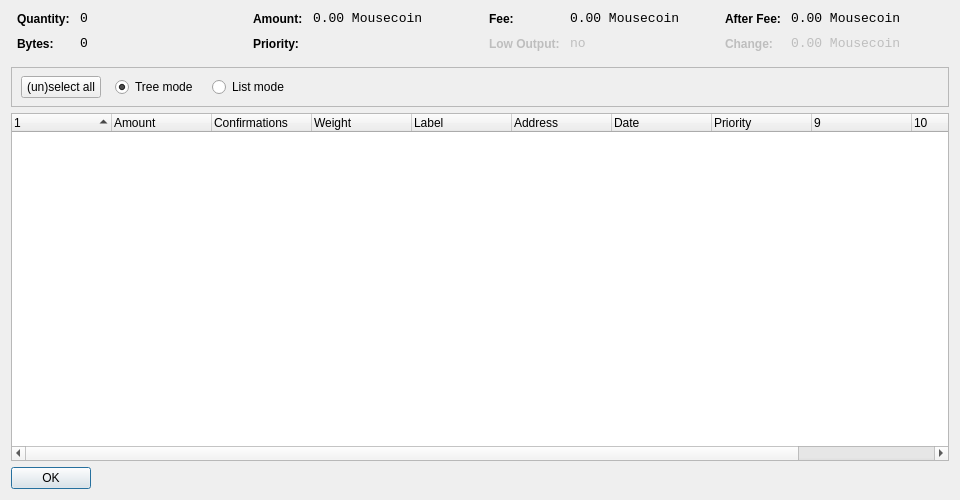
<?xml version="1.0" encoding="UTF-8"?>
<ui version="4.0">
 <class>CoinControlDialog</class>
 <widget class="QDialog" name="CoinControlDialog">
  <property name="geometry">
   <rect>
    <x>0</x>
    <y>0</y>
    <width>960</width>
    <height>500</height>
   </rect>
  </property>
  <property name="windowTitle">
   <string>Coin Control</string>
  </property>
  <layout class="QVBoxLayout" name="verticalLayout">
   <item>
    <layout class="QHBoxLayout" name="horizontalLayoutTop" stretch="0,0,0,0">
     <property name="topMargin">
      <number>0</number>
     </property>
     <property name="bottomMargin">
      <number>10</number>
     </property>
     <item>
      <layout class="QFormLayout" name="formLayoutCoinControl1">
       <property name="horizontalSpacing">
        <number>10</number>
       </property>
       <property name="verticalSpacing">
        <number>10</number>
       </property>
       <property name="leftMargin">
        <number>6</number>
       </property>
       <property name="rightMargin">
        <number>6</number>
       </property>
       <item row="0" column="0">
        <widget class="QLabel" name="labelCoinControlQuantityText">
         <property name="styleSheet">
          <string notr="true">font-weight:bold;</string>
         </property>
         <property name="text">
          <string>Quantity:</string>
         </property>
        </widget>
       </item>
       <item row="0" column="1">
        <widget class="QLabel" name="labelCoinControlQuantity">
         <property name="font">
          <font>
           <family>Monospace</family>
           <pointsize>10</pointsize>
          </font>
         </property>
         <property name="cursor">
          <cursorShape>IBeamCursor</cursorShape>
         </property>
         <property name="contextMenuPolicy">
          <enum>Qt::ActionsContextMenu</enum>
         </property>
         <property name="text">
          <string notr="true">0</string>
         </property>
         <property name="textInteractionFlags">
          <set>Qt::LinksAccessibleByMouse|Qt::TextSelectableByKeyboard|Qt::TextSelectableByMouse</set>
         </property>
        </widget>
       </item>
       <item row="1" column="0">
        <widget class="QLabel" name="labelCoinControlBytesText">
         <property name="styleSheet">
          <string notr="true">font-weight:bold;</string>
         </property>
         <property name="text">
          <string>Bytes:</string>
         </property>
        </widget>
       </item>
       <item row="1" column="1">
        <widget class="QLabel" name="labelCoinControlBytes">
         <property name="font">
          <font>
           <family>Monospace</family>
           <pointsize>10</pointsize>
          </font>
         </property>
         <property name="cursor">
          <cursorShape>IBeamCursor</cursorShape>
         </property>
         <property name="contextMenuPolicy">
          <enum>Qt::ActionsContextMenu</enum>
         </property>
         <property name="text">
          <string notr="true">0</string>
         </property>
         <property name="textInteractionFlags">
          <set>Qt::LinksAccessibleByMouse|Qt::TextSelectableByKeyboard|Qt::TextSelectableByMouse</set>
         </property>
        </widget>
       </item>
      </layout>
     </item>
     <item>
      <layout class="QFormLayout" name="formLayoutCoinControl2">
       <property name="horizontalSpacing">
        <number>10</number>
       </property>
       <property name="verticalSpacing">
        <number>10</number>
       </property>
       <property name="leftMargin">
        <number>6</number>
       </property>
       <property name="rightMargin">
        <number>6</number>
       </property>
       <item row="0" column="0">
        <widget class="QLabel" name="labelCoinControlAmountText">
         <property name="styleSheet">
          <string notr="true">font-weight:bold;</string>
         </property>
         <property name="text">
          <string>Amount:</string>
         </property>
        </widget>
       </item>
       <item row="0" column="1">
        <widget class="QLabel" name="labelCoinControlAmount">
         <property name="font">
          <font>
           <family>Monospace</family>
           <pointsize>10</pointsize>
          </font>
         </property>
         <property name="cursor">
          <cursorShape>IBeamCursor</cursorShape>
         </property>
         <property name="contextMenuPolicy">
          <enum>Qt::ActionsContextMenu</enum>
         </property>
         <property name="text">
          <string notr="true">0.00 Mousecoin</string>
         </property>
         <property name="textInteractionFlags">
          <set>Qt::LinksAccessibleByMouse|Qt::TextSelectableByKeyboard|Qt::TextSelectableByMouse</set>
         </property>
        </widget>
       </item>
       <item row="1" column="0">
        <widget class="QLabel" name="labelCoinControlPriorityText">
         <property name="styleSheet">
          <string notr="true">font-weight:bold;</string>
         </property>
         <property name="text">
          <string>Priority:</string>
         </property>
        </widget>
       </item>
       <item row="1" column="1">
        <widget class="QLabel" name="labelCoinControlPriority">
         <property name="font">
          <font>
           <family>Monospace</family>
           <pointsize>10</pointsize>
          </font>
         </property>
         <property name="cursor">
          <cursorShape>IBeamCursor</cursorShape>
         </property>
         <property name="contextMenuPolicy">
          <enum>Qt::ActionsContextMenu</enum>
         </property>
         <property name="text">
          <string/>
         </property>
         <property name="textInteractionFlags">
          <set>Qt::LinksAccessibleByMouse|Qt::TextSelectableByKeyboard|Qt::TextSelectableByMouse</set>
         </property>
        </widget>
       </item>
      </layout>
     </item>
     <item>
      <layout class="QFormLayout" name="formLayoutCoinControl3">
       <property name="horizontalSpacing">
        <number>10</number>
       </property>
       <property name="verticalSpacing">
        <number>10</number>
       </property>
       <property name="leftMargin">
        <number>6</number>
       </property>
       <property name="rightMargin">
        <number>6</number>
       </property>
       <item row="0" column="0">
        <widget class="QLabel" name="labelCoinControlFeeText">
         <property name="styleSheet">
          <string notr="true">font-weight:bold;</string>
         </property>
         <property name="text">
          <string>Fee:</string>
         </property>
        </widget>
       </item>
       <item row="0" column="1">
        <widget class="QLabel" name="labelCoinControlFee">
         <property name="font">
          <font>
           <family>Monospace</family>
           <pointsize>10</pointsize>
          </font>
         </property>
         <property name="cursor">
          <cursorShape>IBeamCursor</cursorShape>
         </property>
         <property name="contextMenuPolicy">
          <enum>Qt::ActionsContextMenu</enum>
         </property>
         <property name="text">
          <string notr="true">0.00 Mousecoin</string>
         </property>
         <property name="textInteractionFlags">
          <set>Qt::LinksAccessibleByMouse|Qt::TextSelectableByKeyboard|Qt::TextSelectableByMouse</set>
         </property>
        </widget>
       </item>
       <item row="1" column="0">
        <widget class="QLabel" name="labelCoinControlLowOutputText">
         <property name="enabled">
          <bool>false</bool>
         </property>
         <property name="styleSheet">
          <string notr="true">font-weight:bold;</string>
         </property>
         <property name="text">
          <string>Low Output:</string>
         </property>
        </widget>
       </item>
       <item row="1" column="1">
        <widget class="QLabel" name="labelCoinControlLowOutput">
         <property name="enabled">
          <bool>false</bool>
         </property>
         <property name="font">
          <font>
           <family>Monospace</family>
           <pointsize>10</pointsize>
          </font>
         </property>
         <property name="cursor">
          <cursorShape>IBeamCursor</cursorShape>
         </property>
         <property name="contextMenuPolicy">
          <enum>Qt::ActionsContextMenu</enum>
         </property>
         <property name="text">
          <string notr="true">no</string>
         </property>
         <property name="textInteractionFlags">
          <set>Qt::LinksAccessibleByMouse|Qt::TextSelectableByKeyboard|Qt::TextSelectableByMouse</set>
         </property>
        </widget>
       </item>
      </layout>
     </item>
     <item>
      <layout class="QFormLayout" name="formLayoutCoinControl4">
       <property name="horizontalSpacing">
        <number>10</number>
       </property>
       <property name="verticalSpacing">
        <number>10</number>
       </property>
       <property name="leftMargin">
        <number>6</number>
       </property>
       <property name="rightMargin">
        <number>6</number>
       </property>
       <item row="0" column="0">
        <widget class="QLabel" name="labelCoinControlAfterFeeText">
         <property name="styleSheet">
          <string notr="true">font-weight:bold;</string>
         </property>
         <property name="text">
          <string>After Fee:</string>
         </property>
        </widget>
       </item>
       <item row="0" column="1">
        <widget class="QLabel" name="labelCoinControlAfterFee">
         <property name="font">
          <font>
           <family>Monospace</family>
           <pointsize>10</pointsize>
          </font>
         </property>
         <property name="cursor">
          <cursorShape>IBeamCursor</cursorShape>
         </property>
         <property name="contextMenuPolicy">
          <enum>Qt::ActionsContextMenu</enum>
         </property>
         <property name="text">
          <string notr="true">0.00 Mousecoin</string>
         </property>
         <property name="textInteractionFlags">
          <set>Qt::LinksAccessibleByMouse|Qt::TextSelectableByKeyboard|Qt::TextSelectableByMouse</set>
         </property>
        </widget>
       </item>
       <item row="1" column="0">
        <widget class="QLabel" name="labelCoinControlChangeText">
         <property name="enabled">
          <bool>false</bool>
         </property>
         <property name="styleSheet">
          <string notr="true">font-weight:bold;</string>
         </property>
         <property name="text">
          <string>Change:</string>
         </property>
        </widget>
       </item>
       <item row="1" column="1">
        <widget class="QLabel" name="labelCoinControlChange">
         <property name="enabled">
          <bool>false</bool>
         </property>
         <property name="font">
          <font>
           <family>Monospace</family>
           <pointsize>10</pointsize>
          </font>
         </property>
         <property name="cursor">
          <cursorShape>IBeamCursor</cursorShape>
         </property>
         <property name="contextMenuPolicy">
          <enum>Qt::ActionsContextMenu</enum>
         </property>
         <property name="text">
          <string notr="true">0.00 Mousecoin</string>
         </property>
         <property name="textInteractionFlags">
          <set>Qt::LinksAccessibleByMouse|Qt::TextSelectableByKeyboard|Qt::TextSelectableByMouse</set>
         </property>
        </widget>
       </item>
      </layout>
     </item>
    </layout>
   </item>
   <item>
    <widget class="QFrame" name="frame">
     <property name="minimumSize">
      <size>
       <width>0</width>
       <height>40</height>
      </size>
     </property>
     <property name="frameShape">
      <enum>QFrame::StyledPanel</enum>
     </property>
     <property name="frameShadow">
      <enum>QFrame::Sunken</enum>
     </property>
     <widget class="QWidget" name="horizontalLayoutWidget">
      <property name="geometry">
       <rect>
        <x>10</x>
        <y>0</y>
        <width>781</width>
        <height>41</height>
       </rect>
      </property>
      <layout class="QHBoxLayout" name="horizontalLayoutPanel" stretch="0,0,0,0,0">
       <property name="spacing">
        <number>14</number>
       </property>
       <item>
        <widget class="QPushButton" name="pushButtonSelectAll">
         <property name="sizePolicy">
          <sizepolicy hsizetype="Maximum" vsizetype="Fixed">
           <horstretch>0</horstretch>
           <verstretch>0</verstretch>
          </sizepolicy>
         </property>
         <property name="text">
          <string>(un)select all</string>
         </property>
        </widget>
       </item>
       <item>
        <widget class="QRadioButton" name="radioTreeMode">
         <property name="sizePolicy">
          <sizepolicy hsizetype="Maximum" vsizetype="Fixed">
           <horstretch>0</horstretch>
           <verstretch>0</verstretch>
          </sizepolicy>
         </property>
         <property name="text">
          <string>Tree mode</string>
         </property>
         <property name="checked">
          <bool>true</bool>
         </property>
        </widget>
       </item>
       <item>
        <widget class="QRadioButton" name="radioListMode">
         <property name="sizePolicy">
          <sizepolicy hsizetype="Maximum" vsizetype="Fixed">
           <horstretch>0</horstretch>
           <verstretch>0</verstretch>
          </sizepolicy>
         </property>
         <property name="text">
          <string>List mode</string>
         </property>
        </widget>
       </item>
       <item>
        <spacer name="horizontalSpacer">
         <property name="orientation">
          <enum>Qt::Horizontal</enum>
         </property>
         <property name="sizeHint" stdset="0">
          <size>
           <width>40</width>
           <height>20</height>
          </size>
         </property>
        </spacer>
       </item>
      </layout>
     </widget>
    </widget>
   </item>
   <item>
    <widget class="CoinControlTreeWidget" name="treeWidget">
     <property name="contextMenuPolicy">
      <enum>Qt::CustomContextMenu</enum>
     </property>
     <property name="sortingEnabled">
      <bool>false</bool>
     </property>
     <property name="columnCount">
      <number>11</number>
     </property>
     <attribute name="headerShowSortIndicator" stdset="0">
      <bool>true</bool>
     </attribute>
     <attribute name="headerStretchLastSection">
      <bool>false</bool>
     </attribute>
     <column>
      <property name="text">
       <string/>
      </property>
     </column>
     <column>
      <property name="text">
       <string>Amount</string>
      </property>
     </column>
     <column>
      <property name="text">
       <string>Confirmations</string>
      </property>
      <property name="toolTip">
       <string>Confirmed</string>
      </property>
     </column>
     <column>
      <property name="text">
       <string>Weight</string>
      </property>
     </column>	 	 
     <column>
      <property name="text">
       <string>Label</string>
      </property>
     </column>
     <column>
      <property name="text">
       <string>Address</string>
      </property>
     </column>
     <column>
      <property name="text">
       <string>Date</string>
      </property>
     </column>
     <column>
      <property name="text">
       <string>Priority</string>
      </property>
     </column>
     <column>
      <property name="text">
       <string/>
      </property>
     </column>
     <column>
      <property name="text">
       <string/>
      </property>
     </column>
     <column>
      <property name="text">
       <string/>
      </property>
     </column>
     <column>
      <property name="text">
       <string/>
      </property>
     </column>
    </widget>
   </item>
   <item>
    <widget class="QDialogButtonBox" name="buttonBox">
     <property name="sizePolicy">
      <sizepolicy hsizetype="Maximum" vsizetype="Fixed">
       <horstretch>0</horstretch>
       <verstretch>0</verstretch>
      </sizepolicy>
     </property>
     <property name="orientation">
      <enum>Qt::Horizontal</enum>
     </property>
     <property name="standardButtons">
      <set>QDialogButtonBox::Ok</set>
     </property>
    </widget>
   </item>
  </layout>
 </widget>
 <customwidgets>
  <customwidget>
   <class>CoinControlTreeWidget</class>
   <extends>QTreeWidget</extends>
   <header>coincontroltreewidget.h</header>
  </customwidget>
 </customwidgets>
 <resources/>
 <connections/>
</ui>
